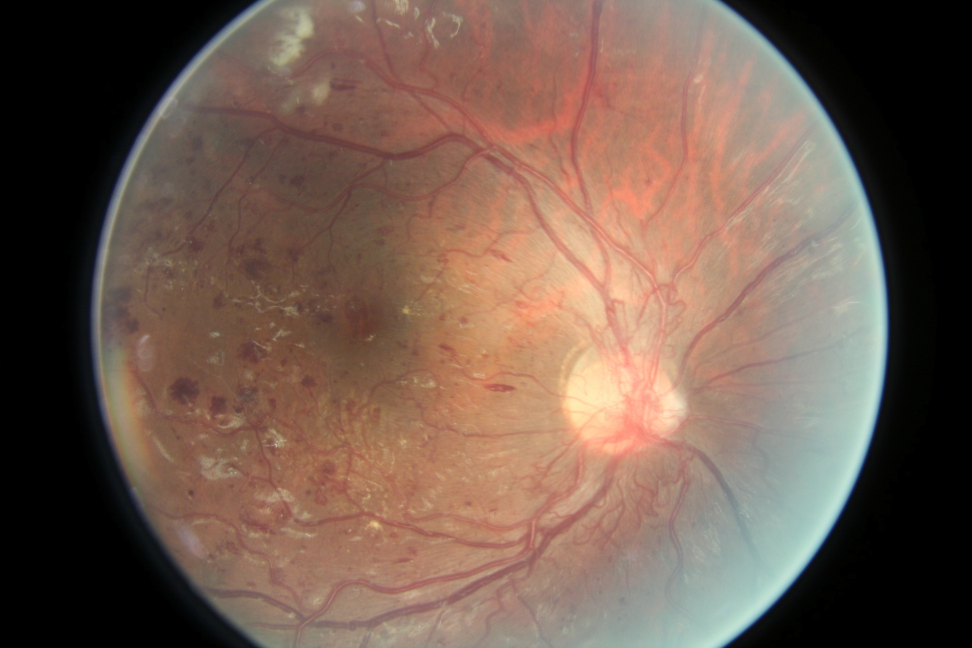
#> input picture notebooks/samples/16_left.jpeg, 3888 x 2592 px (shown at 1/4 size)
$ jupyter execute --allow-errors Preprocessor.ipynb   (shell and % lines are left out)   (Python 2 division)
#> lines starting #> are read from the running program, lines starting #| are printed output that depends on the picture
[cell 1]
import cv2
import numpy as np
from os import listdir
from os.path import isfile, join

# [31 lines left out: function find_bounding_box, not called in this run]

def crop_image(image, box):
    output = image.copy()
    return output[box[0][1]:box[1][1], box[0][0]:box[1][0]]

# [76 lines left out: functions scale_fill_image, crop_scale_image, normalize_image, process_file, process_images, not called in this run]

[cell 2]
import cv2
import numpy as np
from os import listdir
from os.path import isfile, join

def load_images(path, batch=1000):
    files = [f for f in listdir(path) if isfile(join(path, f))]
    images = []
    for i in range(batch):
        images.append(cv2.imread(join(path, files[i])))

    return images

[cell 3]
import matplotlib.pyplot as plt

plt.rcParams['figure.figsize'] = (12.0, 10.0)

[cell 4]
path = 'output'
real_path = 'C:\\_ml_data\\Retinopathy\\processed'
#> (the rest of this cell did not finish here and is left out)

[cell 5]
rows = []
#> (the rest of this cell did not finish here and is left out)

[cell 6]
import cv2
import numpy as np

path = 'samples/16_left.jpeg'

img = cv2.imread(path)
#> img is the input picture: shape (2592, 3888, 3); mean B, G, R 79.9, 92.2, 114.9

def normalize_color_hist(image):
    img_yuv = cv2.cvtColor(image, cv2.COLOR_BGR2YUV)
#> img_yuv: shape (2592, 3888, 3); mean of channels 0, 1, 2 97.6, 119.3, 143.1

    # equalize the histogram of the Y channel
    img_yuv[:,:,0] = cv2.equalizeHist(img_yuv[:,:,0])
#> img_yuv: shape (2592, 3888, 3); mean of channels 0, 1, 2 102.6, 119.3, 143.1

    # convert the YUV image back to RGB format
    img_output = cv2.cvtColor(img_yuv, cv2.COLOR_YUV2BGR)
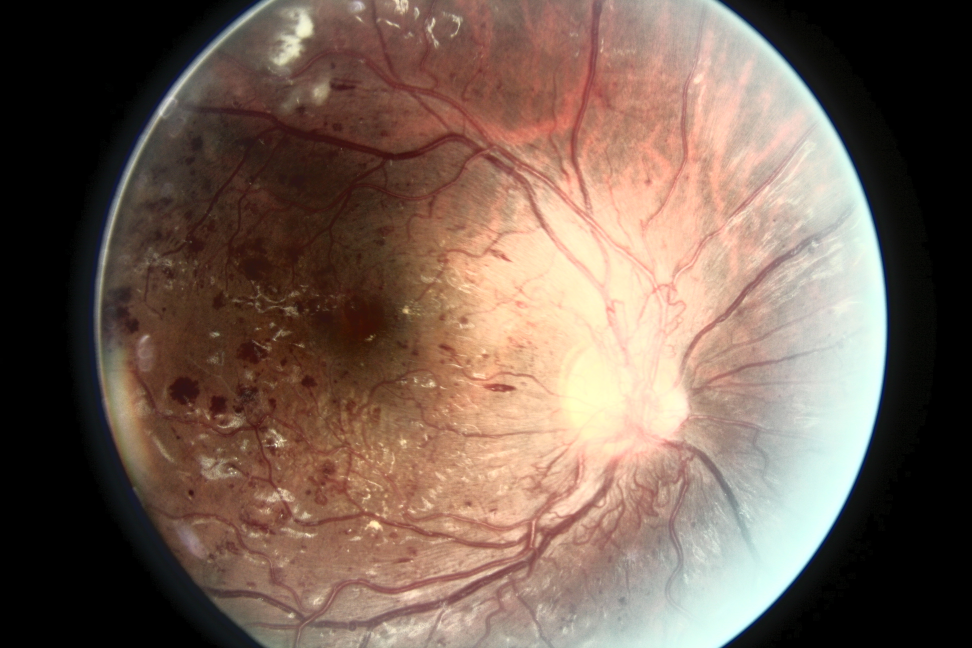
#> img_output: shape (2592, 3888, 3) (shown at 1/4 size); mean B, G, R 85, 97.2, 118.2
    return img_output


img_output = normalize_color_hist(img)
plt.figure()
plt.imshow(img)
plt.figure()
plt.imshow(img_output)


$ run again, with notebooks/samples/10_left.jpeg copied over notebooks/samples/16_left.jpeg
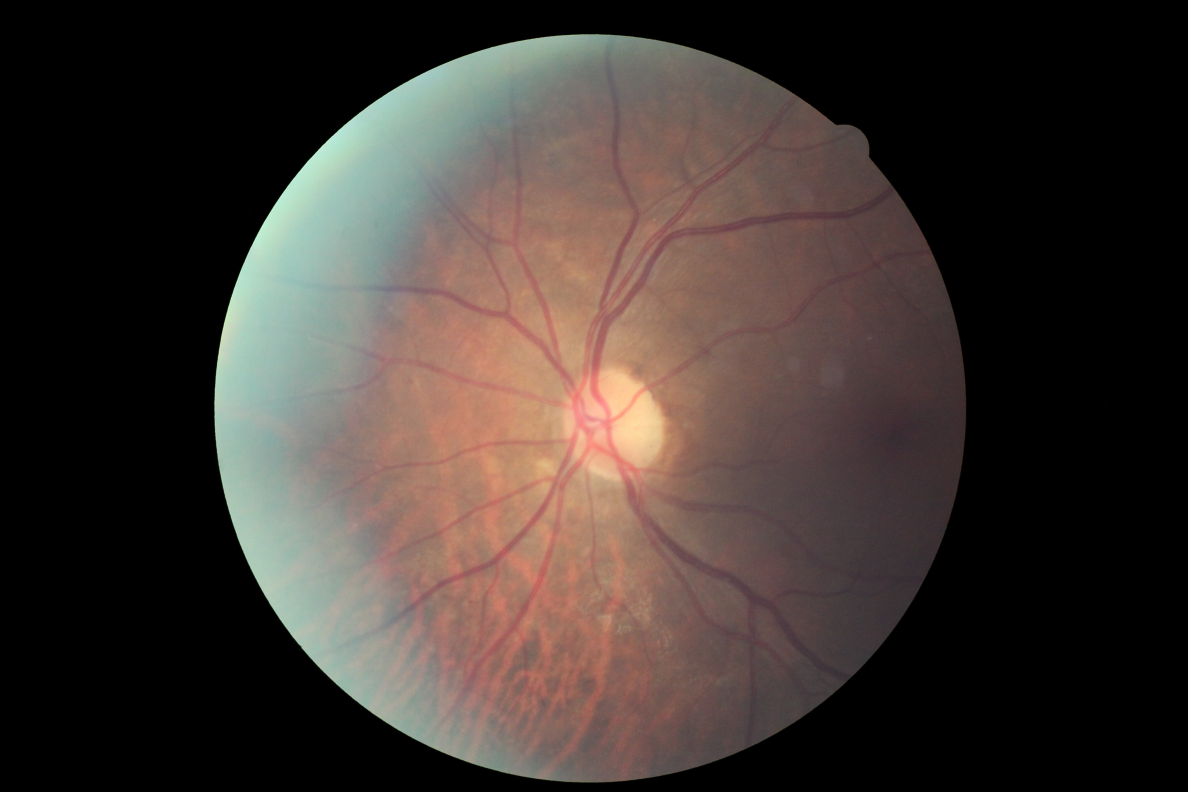
#> input picture notebooks/samples/10_left.jpeg, 4752 x 3168 px (shown at 1/4 size)
#> img is the input picture: shape (3168, 4752, 3); mean B, G, R 49.9, 54.6, 64.1
#> in normalize_color_hist, `img_output = cv2.cvtColor(img_yuv, cv2.COLOR_YUV2BGR)`:
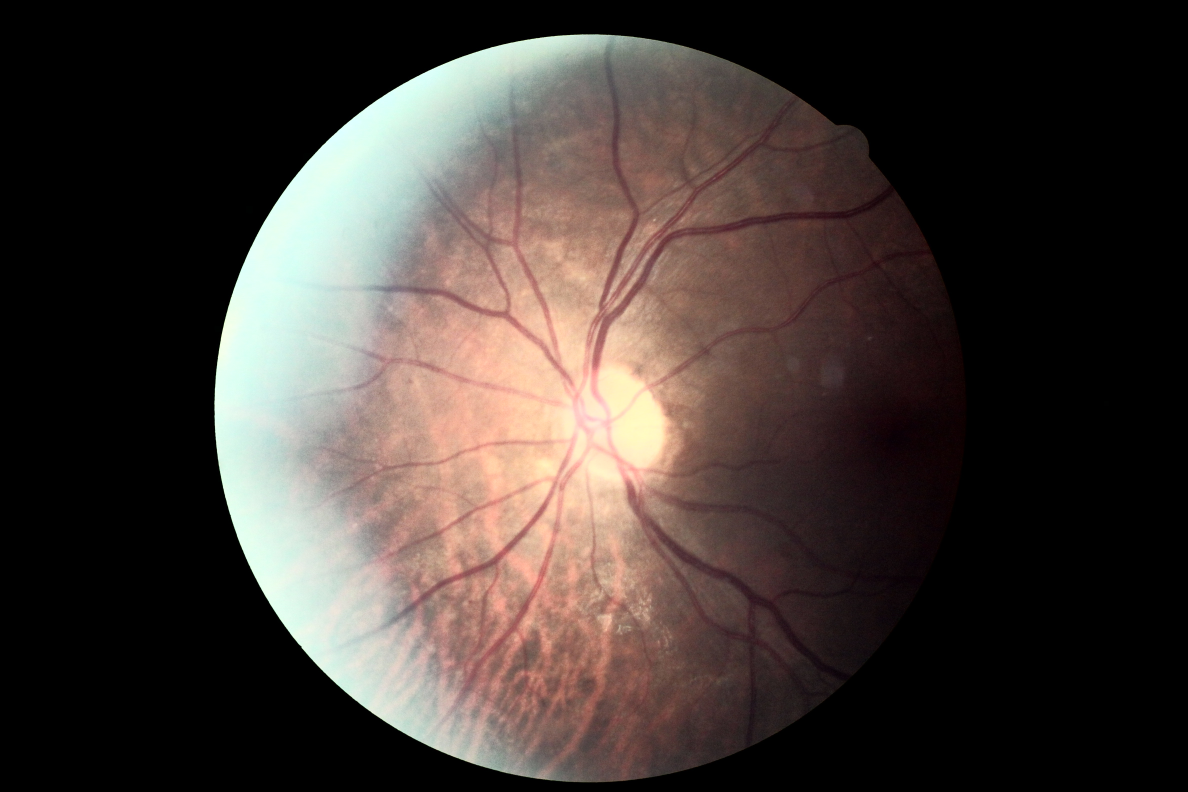
#> img_output: shape (3168, 4752, 3) (shown at 1/4 size); mean B, G, R 54.1, 58.4, 67.7

$ run again, with notebooks/samples/13_left.jpeg copied over notebooks/samples/16_left.jpeg
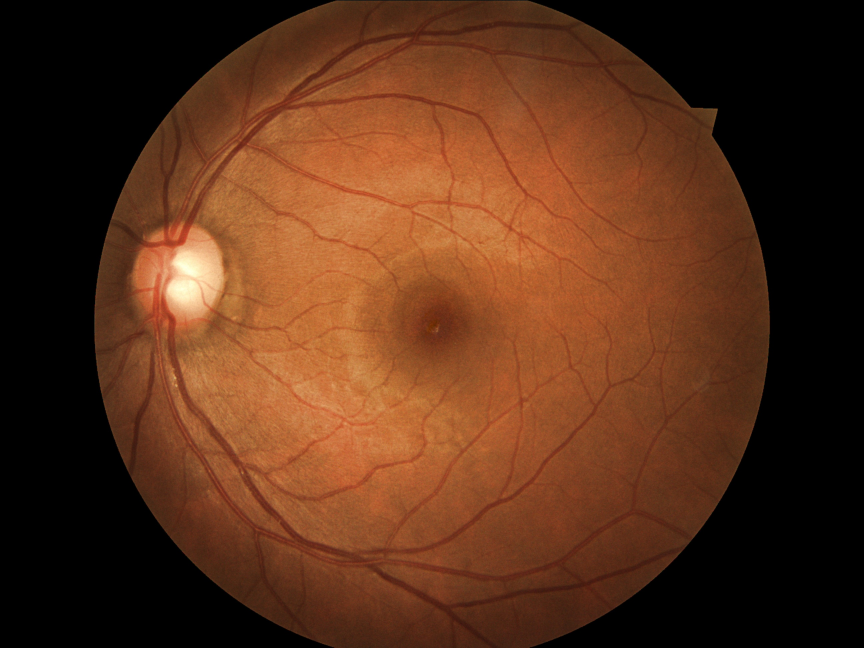
#> input picture notebooks/samples/13_left.jpeg, 2592 x 1944 px (shown at 1/3 size)
#> img is the input picture: shape (1944, 2592, 3); mean B, G, R 25.6, 48.2, 88.6
#> in normalize_color_hist, `img_output = cv2.cvtColor(img_yuv, cv2.COLOR_YUV2BGR)`:
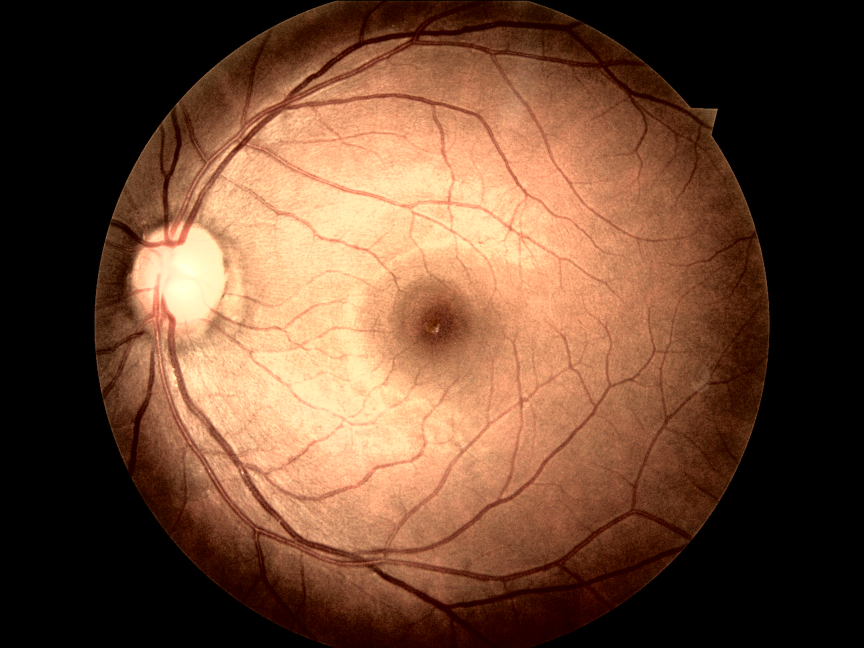
#> img_output: shape (1944, 2592, 3) (shown at 1/3 size); mean B, G, R 50.9, 73, 108.3

$ run again, with notebooks/samples/47_right.jpeg copied over notebooks/samples/16_left.jpeg
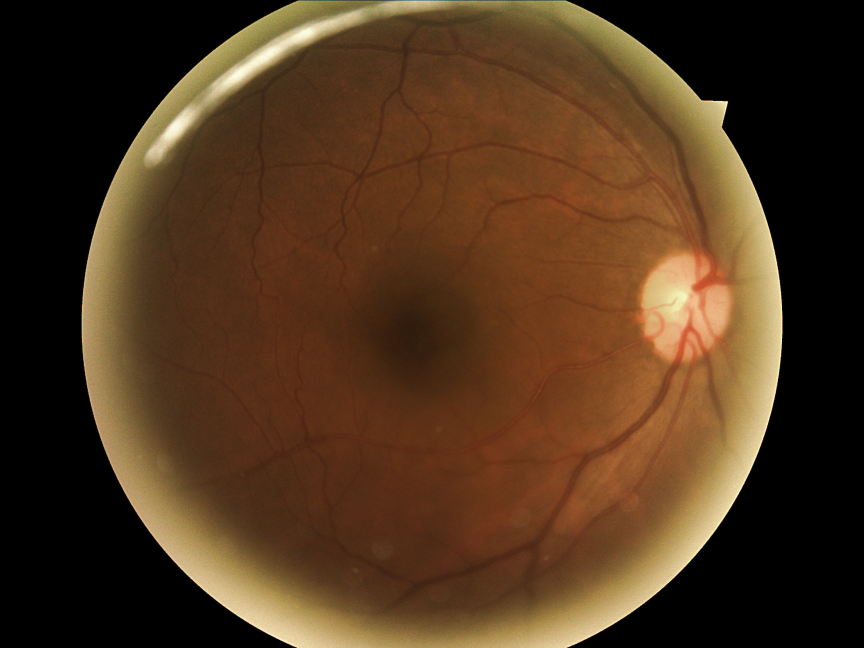
#> input picture notebooks/samples/47_right.jpeg, 2592 x 1944 px (shown at 1/3 size)
#> img is the input picture: shape (1944, 2592, 3); mean B, G, R 30.1, 53.6, 79.1
#> in normalize_color_hist, `img_output = cv2.cvtColor(img_yuv, cv2.COLOR_YUV2BGR)`:
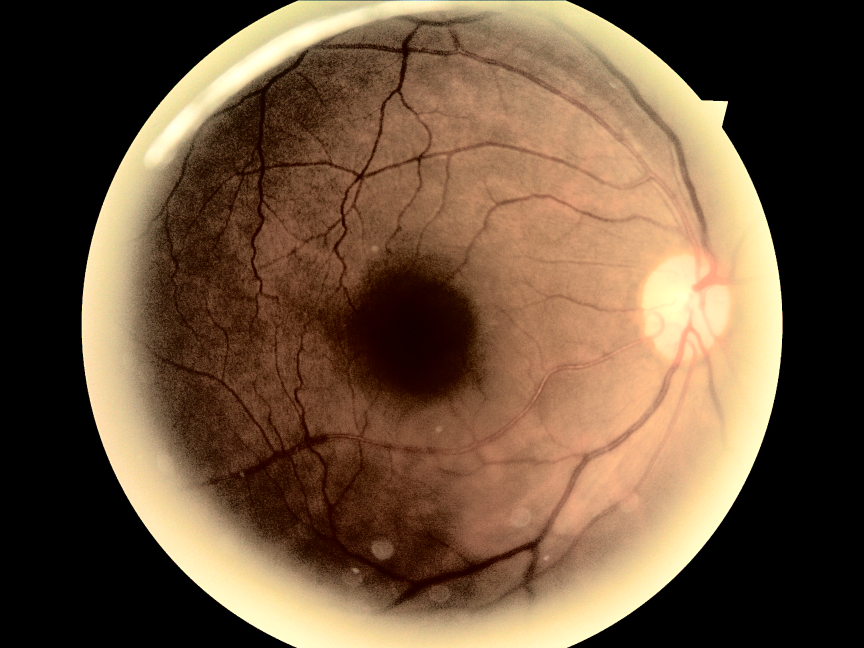
#> img_output: shape (1944, 2592, 3) (shown at 1/3 size); mean B, G, R 60, 83, 107.4
